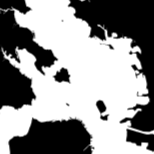
#> input picture EnvData/maps/land_shapes_sf_crop.png, 154 x 154 px, found by its file name
$ python dwa_cost_debug_static_plot.py
#> lines starting #> are read from the running program, lines starting #| are printed output that depends on the picture; after the words box and inside, x2 and y2 are one past the last pixel; in counts of white or black regions, pixels touching at a corner belong together
import os
import numpy as np
import matplotlib.pyplot as plt
import cv2

class Config:
    """
    Simulation parameter class
    """
    def __init__(self):
        # robot parameter
        self.robot_radius = 0.5  # [m] for collision check

def get_ship_vertices(pos_x, pos_y, yaw, ship_length, ship_width):
    """
    Generate ship bounding box vertices based on position, orientation and dimensions
    Args:
        pos_x (float): Ship center x-coordinate
        pos_y (float): Ship center y-coordinate
        yaw (float): Yaw angle in radians (counter-clockwise positive)
        ship_length (float): Ship length (along unrotated x-axis)
        ship_width (float): Ship width (along unrotated y-axis)
    Returns:
        np.ndarray: 4x2 array of vertex coordinates
    """
    half_len = ship_length / 2
    half_wid = ship_width / 2
    # Unrotated corner points (relative to center)
    points = np.array([
        [half_len, half_wid],
        [half_len, -half_wid],
        [-half_len, -half_wid],
        [-half_len, half_wid]
    ])
    # Rotation matrix (counter-clockwise)
    rot_mat = np.array([
        [np.cos(yaw), -np.sin(yaw)],
        [np.sin(yaw), np.cos(yaw)]
    ])
    # Apply rotation and translate to center position
    rotated_points = np.dot(points, rot_mat.T)
    rotated_points[:, 0] += pos_x
    rotated_points[:, 1] += pos_y
    return rotated_points

def main():
    config = Config()

    # ----- Set up the map -----
    ## Load the map from image
    image_path = "EnvData/maps/land_shapes_sf_crop.png"
    arr = cv2.imread(image_path, cv2.IMREAD_GRAYSCALE)
#> arr is the input picture: shape (154, 154); min 0, max 255, mean 144.5
    arr = cv2.resize(arr, (100, 100))
#> arr: shape (100, 100)
    _, arr = cv2.threshold(arr, 128, 1, cv2.THRESH_BINARY)
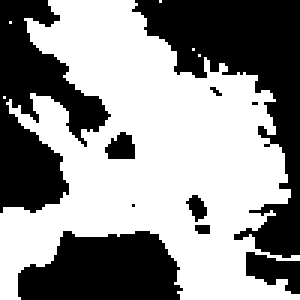
#> arr: shape (100, 100) (shown 3 times larger); values 0 (black) and 1 (white), 56.6% white; 10 black regions (4 under 20 px), largest, box (x1, y1, x2, y2) and area: (44, 0, 100, 86) 1757, (0, 0, 37, 71) 1311, (6, 77, 61, 100) 991, (82, 84, 100, 98) 153, (35, 44, 45, 53) 67, (62, 65, 69, 74) 37

    ## add boundary obstacles
    arr[0, :] = 0  # Top edge
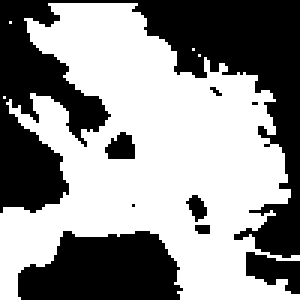
#> arr: shape (100, 100) (shown 3 times larger); values 0 (black) and 1 (white), 56.3% white; 9 black regions (4 under 20 px), largest, box (x1, y1, x2, y2) and area: (0, 0, 100, 86) 3098, (6, 77, 61, 100) 991, (82, 84, 100, 98) 153, (35, 44, 45, 53) 67, (62, 65, 69, 74) 37
    arr[-1, :] = 0  # Bottom edge
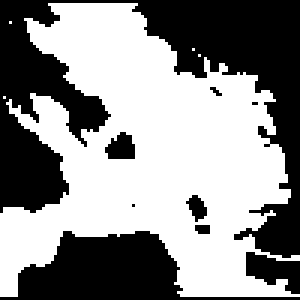
#> arr: shape (100, 100) (shown 3 times larger); values 0 (black) and 1 (white), 55.8% white; 9 black regions (4 under 20 px), largest, box (x1, y1, x2, y2) and area: (0, 0, 100, 86) 3098, (0, 77, 100, 100) 1038, (82, 84, 100, 98) 153, (35, 44, 45, 53) 67, (62, 65, 69, 74) 37
    arr[:, 0] = 0  # Left edge
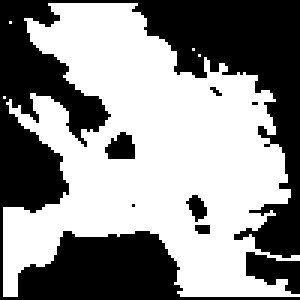
#> arr: shape (100, 100) (shown 3 times larger); values 0 (black) and 1 (white), 55.6% white; 8 black regions (4 under 20 px), largest, box (x1, y1, x2, y2) and area: (0, 0, 100, 100) 4164, (82, 84, 100, 98) 153, (35, 44, 45, 53) 67, (62, 65, 69, 74) 37
    arr[:, -1] = 0  # Right edge
#> arr: shape (100, 100); values 0 (black) and 1 (white), 55.5% white; 7 black regions (4 under 20 px), largest, box (x1, y1, x2, y2) and area: (0, 0, 100, 100) 4320, (35, 44, 45, 53) 67, (62, 65, 69, 74) 37
    ob = np.argwhere(arr == 0)
#> ob = 4447 pairs, first value 0 to 99, second value 0 to 99

    ## imread direction and plot direction are different
    ob[:, [0, 1]] = ob[:, [1, 0]]  # Swap columns to match (x, y)
    ob[:, 1] = arr.shape[0] - ob[:, 1] - 1  # Flip y-axis
    ox, oy = ob[:, 0], ob[:, 1]
#> ox = 4447 values, max 99 at index 99, min 0 at index 0, mean 48.85; oy = 4447 values, max 99 at index 0, min 0 at index 4347, mean 51.67

    # Map for DWA
    arr = 1 - arr
    eroded_arr = cv2.erode(arr, kernel=np.ones((3, 3), np.uint8), iterations=1)
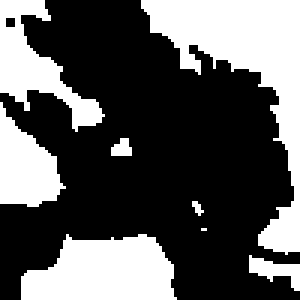
#> eroded_arr: shape (100, 100) (shown 3 times larger); values 0 (black) and 1 (white), 35.3% white; 8 white regions (2 under 20 px), largest, box (x1, y1, x2, y2) and area: (47, 0, 100, 85) 1479, (7, 78, 59, 100) 880, (0, 0, 35, 44) 575, (0, 34, 22, 69) 453, (83, 85, 100, 97) 96, (37, 46, 44, 52) 32
    arr_dwa = cv2.subtract(arr, eroded_arr)
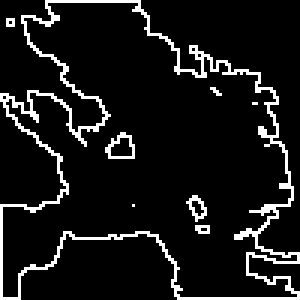
#> arr_dwa: shape (100, 100) (shown 3 times larger); values 0 (black) and 1 (white), 9.2% white in thin lines or dots
    arr_dwa = 1 - arr_dwa
#> arr_dwa: shape (100, 100); values 0 (black) and 1 (white), 90.8% white; black in thin lines or dots

    ob_dwa = np.argwhere(arr_dwa == 0)
#> ob_dwa = 919 pairs, first value 0 to 99, second value 0 to 99
    ob_dwa[:, [0, 1]] = ob_dwa[:, [1, 0]]  # Swap columns to match (x, y)
    ob_dwa[:, 1] = arr_dwa.shape[0] - ob_dwa[:, 1] - 1  # Flip y-axis
    new_ob = np.array([
        [25., 79.], [25., 80.], [26., 79.], [26., 80.],
        [35., 55.], [36., 56],
        [28., 46.], [27., 47.],
        [10., 19.], [10., 20.], [11., 19.], [11., 20.]
    ])
    ob_dwa = np.append(ob_dwa, new_ob, axis=0)
#> ob_dwa = 931 pairs, first value 0 to 99, second value 0 to 99

    # ----- Set up the start and goal positions -----
    sx, sy = 20, 90
    gx, gy = 3, 3

    # ----- Define ships to plot -----
    ships = [
        # Format: (pos_x, pos_y, yaw, length, width, color)
        (26.00318, 81.41164, -0.96587, 1.2, 0.5, 'blue'),
        (26.10839, 81.26560, -0.93358, 1.2, 0.5, 'blue'),
        (26.21826, 81.12303, -0.90129, 1.2, 0.5, 'red'),
    ]

    # ----- Plot the map with ships -----
    plt.figure(figsize=(10, 10))

    # Plot obstacles (original code)
    for (x, y) in ob:
        circle = plt.Circle((x, y), config.robot_radius, color="darkgrey")
        plt.gca().add_patch(circle)
    for (x, y) in ob_dwa:
        circle = plt.Circle((x, y), config.robot_radius, color="k")
        plt.gca().add_patch(circle)
#> this loop made 931 passes
#> (x, y) on passes 1 to 3: (15, 99), (16, 99), (17, 99)

    # Plot ship bounding boxes
    for ship in ships:
        pos_x, pos_y, yaw, length, width, color = ship
        vertices = get_ship_vertices(pos_x, pos_y, yaw, length, width)
        polygon = plt.Polygon(
            vertices,
            closed=True,
            edgecolor=color,
            fill=False,
            linewidth=1.5,
            linestyle="--"
        )
        plt.gca().add_patch(polygon)
        # Add ship center marker
        plt.plot(pos_x, pos_y, color=color, markersize=3)

    # Plot start and goal (original code)
    plt.plot(sx, sy, "or", zorder=10, label='Start')
    plt.plot(gx, gy, "sr", zorder=10, label='Goal')

    plt.grid(True)
    plt.axis("equal")
    plt.title("Navigation Map with Ship Bounding Boxes")
    plt.legend()
    plt.show()
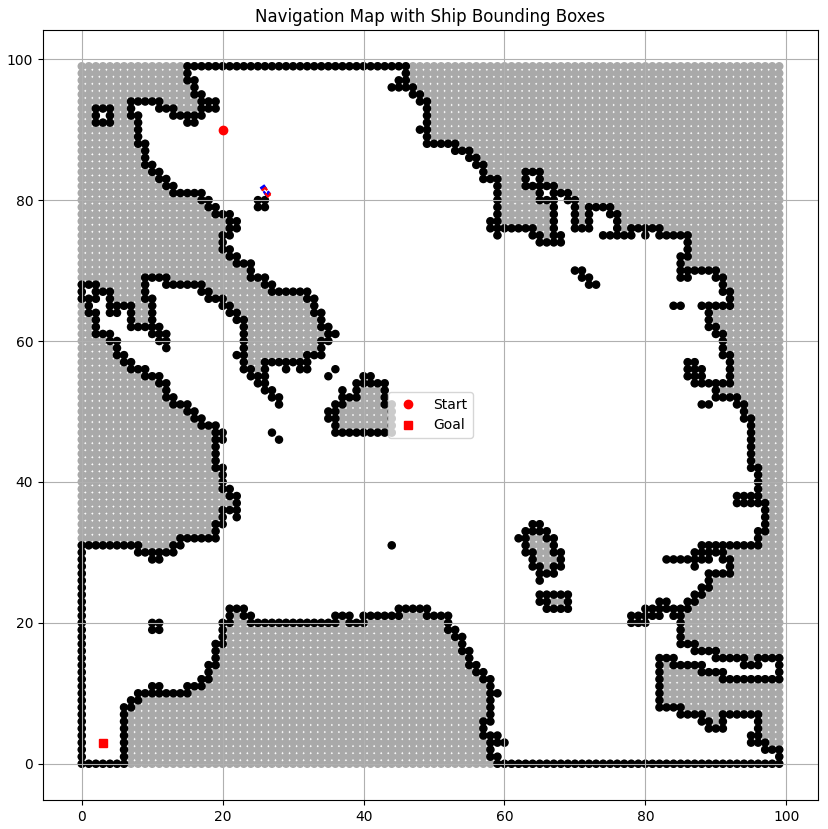
#> figure drawn by matplotlib, 1 panel

if __name__ == '__main__':
    main()
